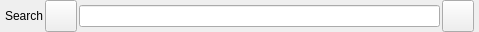
<?xml version="1.0" encoding="UTF-8"?>
<ui version="4.0">
 <class>SearchBarWidgetUi</class>
 <widget class="QFrame" name="SearchBarWidgetUi">
  <property name="geometry">
   <rect>
    <x>0</x>
    <y>0</y>
    <width>479</width>
    <height>32</height>
   </rect>
  </property>
  <property name="sizePolicy">
   <sizepolicy hsizetype="Expanding" vsizetype="Minimum">
    <horstretch>0</horstretch>
    <verstretch>0</verstretch>
   </sizepolicy>
  </property>
  <property name="minimumSize">
   <size>
    <width>0</width>
    <height>0</height>
   </size>
  </property>
  <property name="maximumSize">
   <size>
    <width>16777215</width>
    <height>16777215</height>
   </size>
  </property>
  <property name="windowTitle">
   <string notr="true">Form</string>
  </property>
  <property name="windowOpacity">
   <double>9.000000000000000</double>
  </property>
  <property name="styleSheet">
   <string notr="true"/>
  </property>
  <layout class="QHBoxLayout" name="horizontalLayout">
   <property name="spacing">
    <number>2</number>
   </property>
   <property name="leftMargin">
    <number>5</number>
   </property>
   <property name="topMargin">
    <number>0</number>
   </property>
   <property name="rightMargin">
    <number>5</number>
   </property>
   <property name="bottomMargin">
    <number>0</number>
   </property>
   <item>
    <widget class="QLabel" name="m_SearchLabel">
     <property name="sizePolicy">
      <sizepolicy hsizetype="Minimum" vsizetype="Preferred">
       <horstretch>0</horstretch>
       <verstretch>0</verstretch>
      </sizepolicy>
     </property>
     <property name="text">
      <string>Search</string>
     </property>
    </widget>
   </item>
   <item>
    <widget class="VxPushButton" name="m_SearchButton">
     <property name="sizePolicy">
      <sizepolicy hsizetype="Fixed" vsizetype="Fixed">
       <horstretch>0</horstretch>
       <verstretch>0</verstretch>
      </sizepolicy>
     </property>
     <property name="minimumSize">
      <size>
       <width>32</width>
       <height>32</height>
      </size>
     </property>
     <property name="maximumSize">
      <size>
       <width>32</width>
       <height>32</height>
      </size>
     </property>
     <property name="text">
      <string/>
     </property>
     <property name="iconSize">
      <size>
       <width>48</width>
       <height>48</height>
      </size>
     </property>
    </widget>
   </item>
   <item>
    <widget class="QLineEdit" name="m_SearchLineEdit"/>
   </item>
   <item>
    <widget class="VxPushButton" name="m_RefreshButton">
     <property name="sizePolicy">
      <sizepolicy hsizetype="Fixed" vsizetype="Fixed">
       <horstretch>0</horstretch>
       <verstretch>0</verstretch>
      </sizepolicy>
     </property>
     <property name="minimumSize">
      <size>
       <width>32</width>
       <height>32</height>
      </size>
     </property>
     <property name="maximumSize">
      <size>
       <width>32</width>
       <height>32</height>
      </size>
     </property>
     <property name="text">
      <string/>
     </property>
     <property name="iconSize">
      <size>
       <width>48</width>
       <height>48</height>
      </size>
     </property>
    </widget>
   </item>
  </layout>
 </widget>
 <customwidgets>
  <customwidget>
   <class>VxPushButton</class>
   <extends>QPushButton</extends>
   <header location="global">VxPushButton.h</header>
  </customwidget>
 </customwidgets>
 <resources/>
 <connections/>
</ui>
